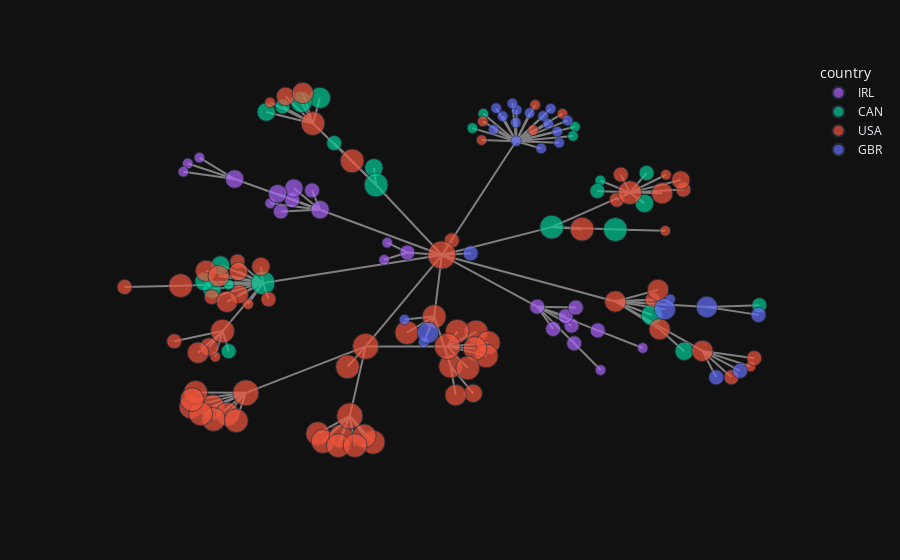

The notebook cell saved with this chart:
### Markdown cell above
**Visualize your graph and verify that:**

* The reporting structure makes sense
* The job titles are distributed as you'd expect
* The locations make sense

### Code cell
from functools import partial

layout = (
    nx.spring_layout
)  # partial(nx.spring_layout,k=0.1, iterations=20) # or customize how the layout is generated
px_plot_nx(
    G,
    ...
)
